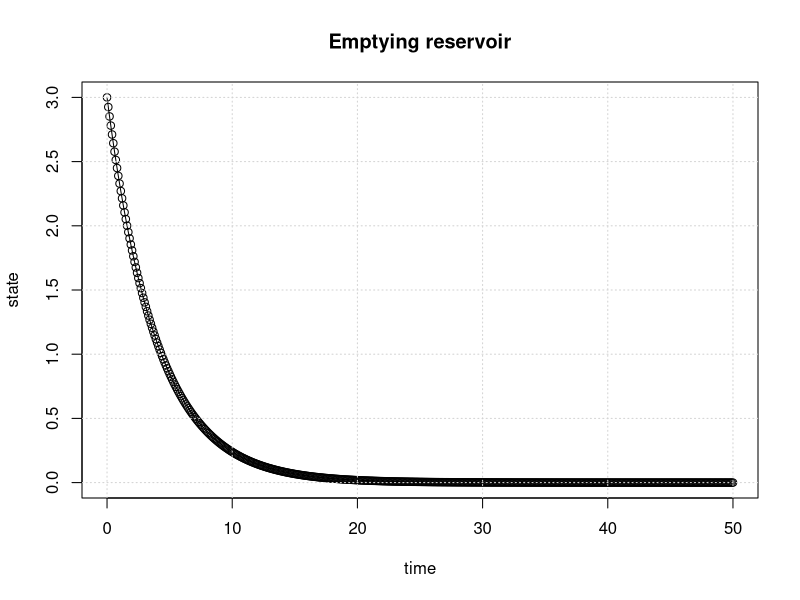
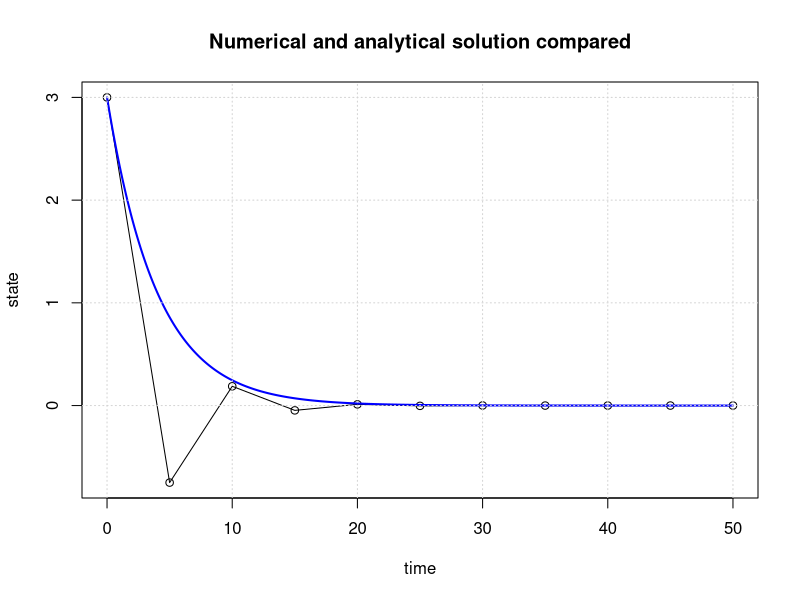
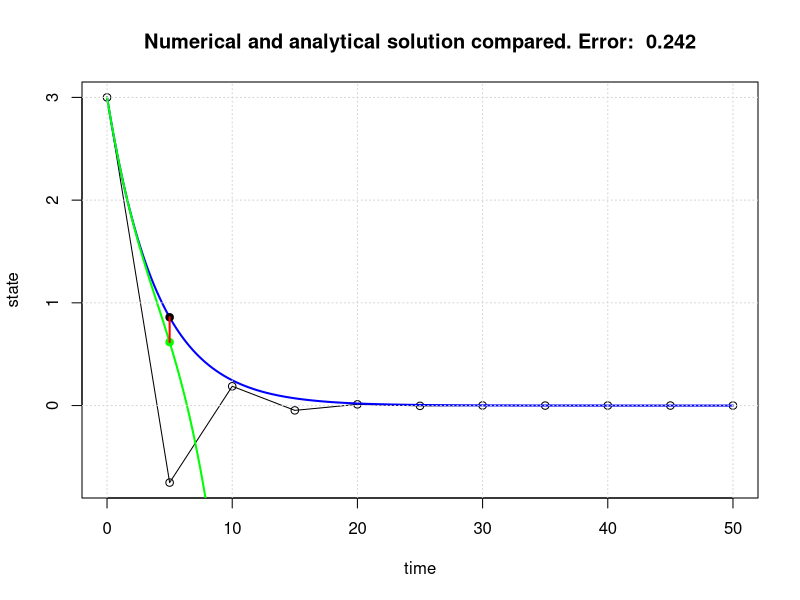
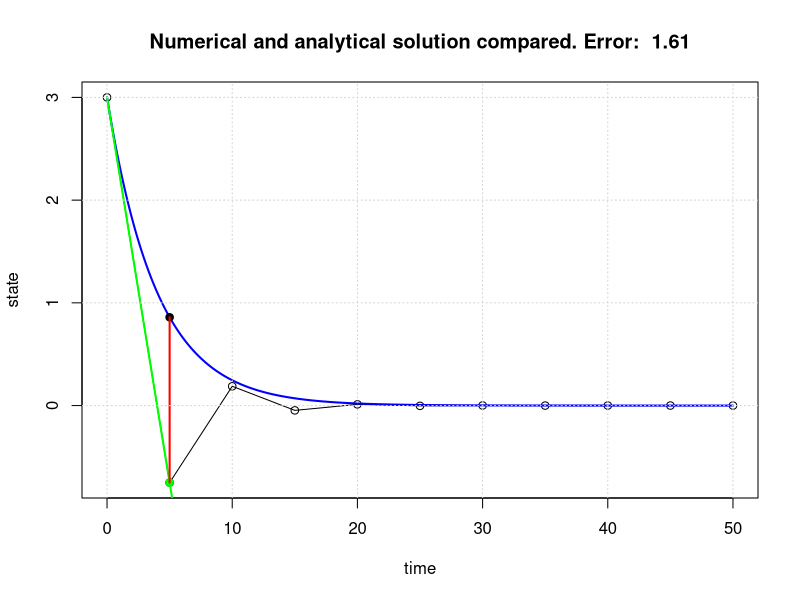

Reproduce these figures in R, in order.
## ---- chunk 1
sys.fun = function(state)
{
  newstate = ...
  return(newstate)
}
## ---- chunk 2
sys.fun = function(state)
{
  newstate = state*(1-alpha*dt)
  return(newstate)
}
## ---- chunk 3
# Initial parameter values
begin.time = 0     # usually this variable is set to 0
end.time   = 50    # end time of the simulation (50)
dt         = 0.1   # delta t; time discretisation (0.1)
init.state = 3     # state of the system at the beginning of the simulation (3)
alpha      = 0.25  # decay constant (0.25)

# Simulation initialisation
time = begin.time
result.state= c(init.state)
result.time = c(time)
current.state = init.state

# Simulation
while(time < end.time)
{
  current.state = sys.fun(current.state)
  result.state = c(result.state,current.state)
  time = time + dt
  result.time = c(result.time,time)
}

# Plotting
plot(result.time,result.state,type='o',xlab="time",ylab="state")
title(main='Emptying reservoir')
grid()
## ---- chunk 4
# Initial parameter values
begin.time = 0     # usually this variable is set to 0
end.time   = 50    # end time of the simulation (50)
dt         = 5  # delta t; time discretisation (0.25)
init.state = 3     # state of the system at the beginning of the simulation (3)
alpha      = 0.25  # decay constant (0.25)

# Simulation initialisation
time = begin.time
result.state= c(init.state)
result.time = c(time)
current.state = init.state

# Simulation
while(time < end.time)
{
  current.state = sys.fun(current.state)
  result.state = c(result.state,current.state)
  time = time + dt
  result.time = c(result.time,time)
}

# Plotting
plot(result.time,result.state,type='o', xlab="time",ylab="state")
time.sequence = seq(begin.time,end.time,by=0.1)
analyt.state=init.state * exp(-time.sequence*alpha)
lines(time.sequence,analyt.state,col='blue',lwd=2)
title(main='Numerical and analytical solution compared')
grid()
## ---- chunk 5
# Initial parameter values
begin.time = 0     # usually this variable is set to 0
end.time   = 50    # end time of the simulation (50)
dt         = 5  # delta t; time discretisation (0.25)
init.state = 3     # state of the system at the beginning of the simulation (3)
alpha      = 0.25  # decay constant (0.25)

# Simulation initialisation
time = begin.time
result.state= c(init.state)
result.time = c(time)
current.state = init.state

# Simulation
while(time < end.time)
{
  current.state = sys.fun(current.state)
  result.state = c(result.state,current.state)
  time = time + dt
  result.time = c(result.time,time)
}

# Taylor series approximation
f = expression((-0.75 + 0.1875 * DT^(1)/2 - 0.046875 * DT^(2)/6) * DT + 3)   # constant by integration and evaluation (function D() and eval())

DT = c(0,time.sequence) # list of evaluation times
p  = eval(f)            # list of results of the implemented funtion

# Plotting
plot(result.time,result.state,type='o', xlab="time",ylab="state")
time.sequence = seq(begin.time,end.time,by=0.1)
analyt.state=init.state * exp(-time.sequence*alpha)
lines(time.sequence,analyt.state,col='blue',lwd=2)
lines(DT,p, lwd=2, col="green")

DT = dt
correct.state = init.state*exp(-dt*alpha)
error = round(abs(correct.state-eval(f)),3)
points(dt,eval(f),col="green",pch=19)
points(dt,correct.state,pch=19)
segments(dt,correct.state,dt,eval(f),col="red",lwd=2)
title(main=paste('Numerical and analytical solution compared. Error: ',error))
      
grid()
## ---- chunk 6
# Taylor series parameter
taylor     = 1

# System function
sys.fun = function(state)
{
  newstate = state*(1-alpha*dt)
  return(newstate)
}

# Initial parameter values
begin.time = 0     # usually this variable is set to 0
end.time   = 50    # end time of the simulation (50)
dt         = 5     # delta t; time discretisation (0.25)
init.state = 3     # state of the system at the beginning of the simulation (3)
alpha      = 0.25  # decay constant (0.25)

# Simulation initialisation
time = begin.time
result.state= c(init.state)
result.time = c(time)
current.state = init.state

# Simulation
while(time < end.time)
{
  current.state = sys.fun(current.state)
  result.state = c(result.state,current.state)
  time = time + dt
  result.time = c(result.time,time)
}

# Taylor series approximation
taylor = taylor + 1
base.f = expression(init.state*exp(-alpha*x))
f = expression(init.state*exp(-alpha*x))
derivative.list = c()
final.product = 0
x = 0 # evaluate all functions at t=o

#first cycle


if(taylor>1){
f = D(f,"x")
final.product = substitute(expression(eval.f), 
                           list(eval.f = eval(f)))
  if(taylor>2){
    for(i in 2:taylor){
      f = D(f,"x")
      final.product = substitute(expression(bef + eval.f*DT^(pow)/fac), 
                                 list(eval.f = eval(f), 
                                      bef = final.product[[2]],
                                      pow=(i-1),
                                      fac=factorial(i)))
    }
  }
g = parse(text = substitute(expression((f)*DT + base), list(f = final.product[[2]],base = eval(base.f))))
} else {
  g = parse(text = substitute(expression(base), list(base = eval(base.f))))
}

DT = c(0,time.sequence)
p  = eval(g)

# Plotting
plot(result.time,result.state,type='o', xlab="time",ylab="state")
time.sequence = seq(begin.time,end.time,by=0.1)
analyt.state=init.state * exp(-time.sequence*alpha)
lines(time.sequence,analyt.state,col='blue',lwd=2)
lines(DT,p, lwd=2, col="green")

DT = dt
correct.state = init.state*exp(-dt*alpha)
error = round(abs(correct.state-eval(g)),3)
points(dt,eval(g),col="green",pch=19)
points(dt,correct.state,pch=19)
segments(dt,correct.state,dt,eval(g),col="red",lwd=2)
title(main=paste('Numerical and analytical solution compared. Error: ',error))
      
grid()
